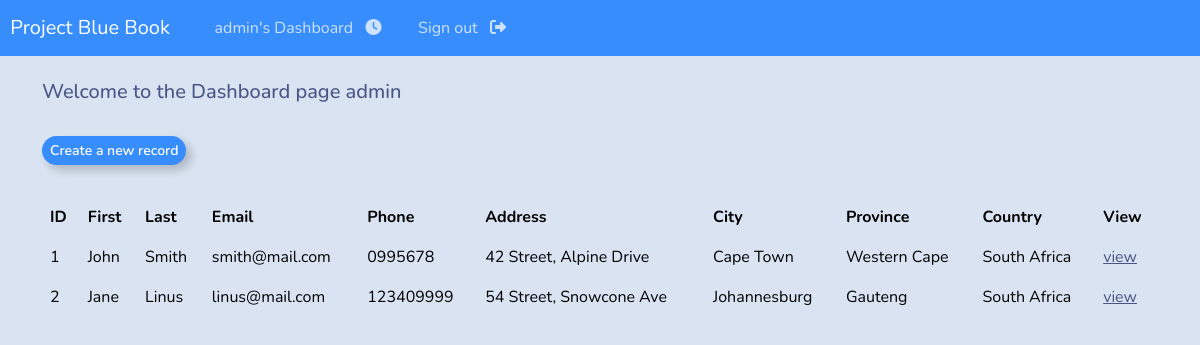
Page /dashboard/ (signed in) on the earlier database version.
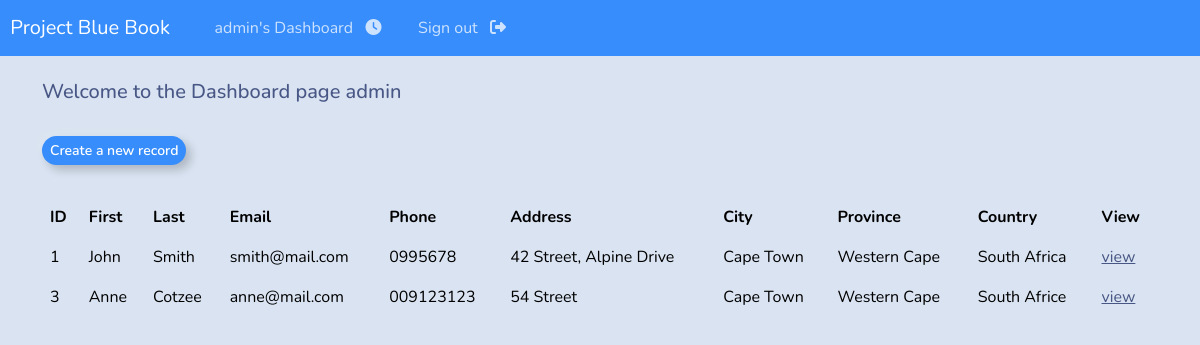
Same page on the later database version.
### webapp/models.py (models this page shows, shortened)
class Record(models.Model):
    creation_date = models.DateTimeField(auto_now_add=True)
    first_name = models.CharField(max_length=100)
    last_name = models.CharField(max_length=100)
    email = models.CharField(max_length=255)
    phone = models.CharField(max_length=20)
    address = models.CharField(max_length=300)
    city = models.CharField(max_length=255)
    province = models.CharField(max_length=200)
    country = models.CharField(max_length=124)

### webapp/views.py (the view)
# urls.py: path('dashboard/',views.dashboard, name='dashboard'),
@login_required(login_url='login')
def dashboard(request):
    my_records = Record.objects.all()
    return render(request, template_name='webapp/dashboard.html', context={'records':my_records})

### webapp/templates/webapp/dashboard.html (shortened to what this page needs)
{% extends 'webapp/base.html' %}
{% block content %}
    <h5>Welcome to the Dashboard page {{ user }}</h5>
    <a href="{% url 'create_record' %}" class="btn btn-outline-primary btn-sm">Create a new record</a>
    <table class="table table-ligth table-hover">
        <thead class="table-ligth">
            <tr>
                <th scope="col">ID</th>
                <th scope="col">First</th>
                <th scope="col">Last</th>
                <th scope="col">Email</th>
                <th scope="col">Phone</th>
                <th scope="col">Address</th>
                <th scope="col">City</th>
                <th scope="col">Province</th>
                <th scope="col">Country</th>
                <th scope="col">View</th>
            </tr>
        </thead>
        <tbody>
            {% if records %}
                {% for record in records %}
                <tr>
                    <td>{{ record.id }}</td>
                    <td>{{ record.first_name }}</td>
                    <td>{{ record.last_name }}</td>
                    <td>{{ record.email }}</td>
                    <td>{{ record.phone }}</td>
                    <td>{{ record.address }}</td>
                    <td>{{ record.city }}</td>
                    <td>{{ record.province }}</td>
                    <td>{{ record.country }}</td>
                    <td><a href="{% url 'show_record' record.id %}">view</a></td>
                </tr>
                {% endfor %}
            {% endif %}
        </tbody>
    </table>
{% endblock %}

### webapp/templates/webapp/base.html (shortened to what this page needs)
{% load static %}
<!DOCTYPE html>
<html lang="en">
<head>
    <link rel="stylesheet" type="text/css" href="https://bootswatch.com/5/morph/bootstrap.min.css">
    <link rel="stylesheet" type="text/css" href="{% static 'css/styles.css'  %}">
</head>
<body>
    {% include 'webapp/navbar.html' %}
    <div class="container">
        <br>
        {% block content %}
        {% endblock %}
    </div>
</body>
</html>

### webapp/templates/webapp/navbar.html (shortened to what this page needs)
<nav class="navbar navbar-expand-lg navbar-dark bg-primary justify-content-center">
    <a class="navbar-brand main-heading" href="{% url 'home' %}">
      &nbsp; Project Blue Book
    </a>
      <div class="collapse navbar-collapse text-center" id="navbarNavDropdown">
        <ul class="navbar-nav mr-auto">
          {% if user.is_authenticated %}
            <li class="nav-item">
              <a class="nav-link" href="{% url 'dashboard' %}">{{ user }}'s Dashboard &nbsp; <i class="fas fa-clock"></i> </a>
            </li>
            <li class="nav-item">
              <a class="nav-link" href="{% url 'logout' %}">Sign out &nbsp; <i class="fa fa-sign-out" aria-hidden="true"></i> </a>
            </li>
        </ul>
        {% endif %}
      </div>
  </nav>

Differences in the rows shown:
removed Record: id "2", first_name "Jane", last_name "Linus", email "linus@mail.com", phone "123409999", address "54 Street, Snowcone Ave", city "Johannesburg", province "Gauteng", country "South Africa"
added Record: id "3", first_name "Anne", last_name "Cotzee", email "anne@mail.com", phone "009123123", address "54 Street", city "Cape Town", province "Western Cape", country "South Africe"
